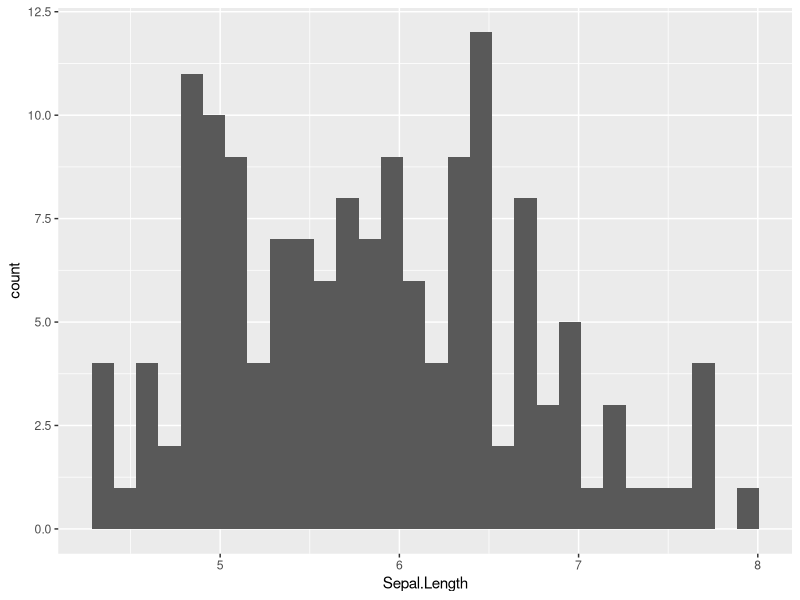
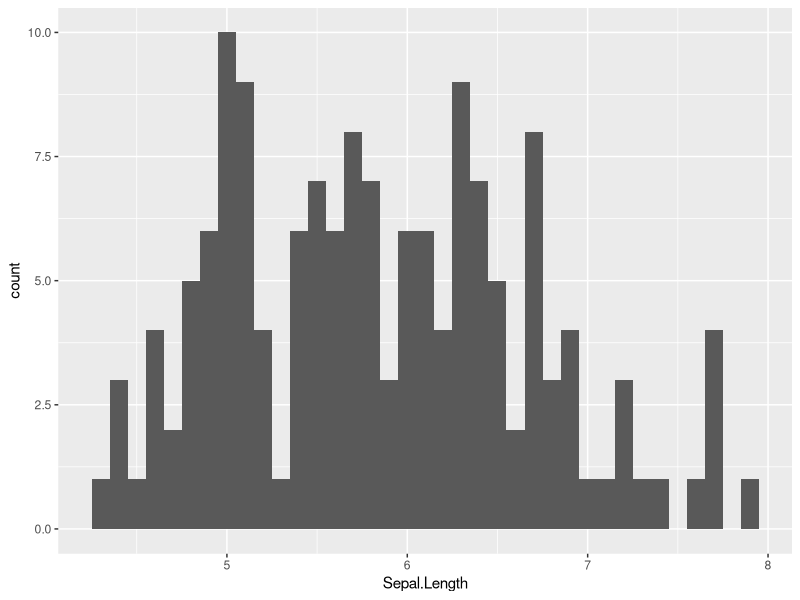
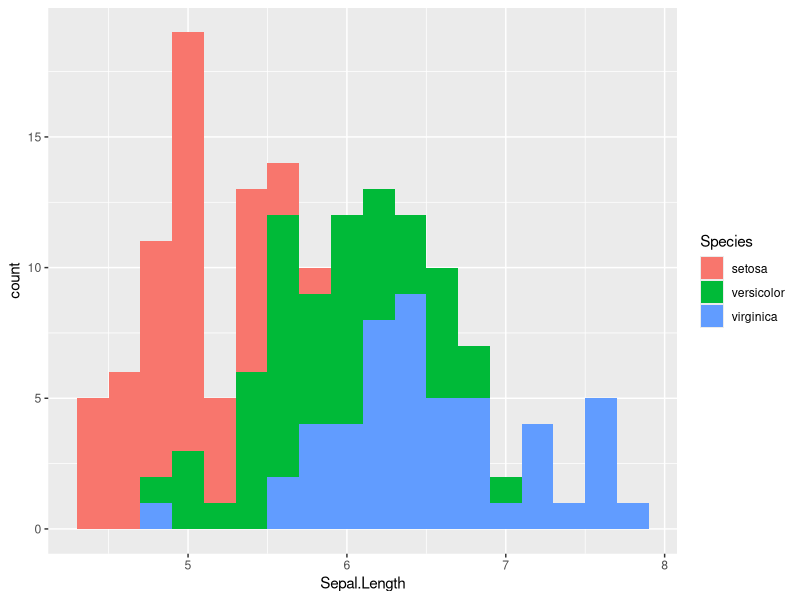
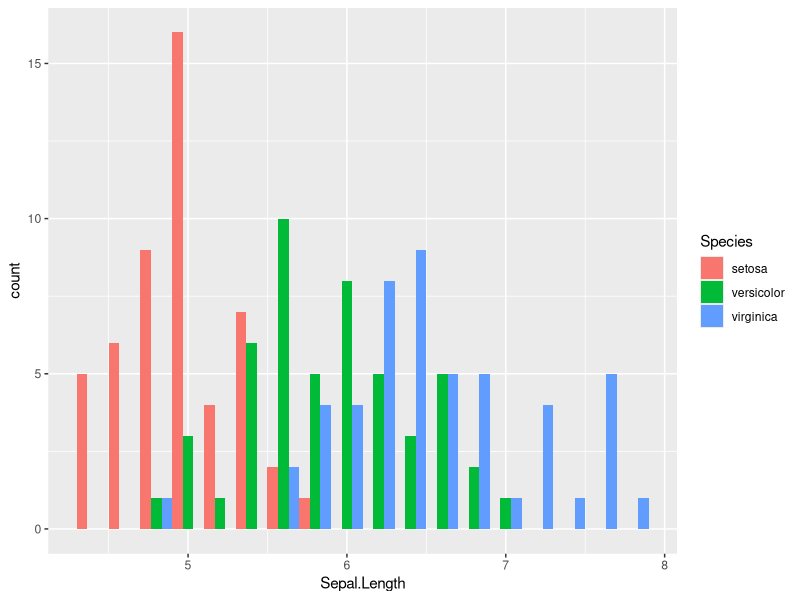
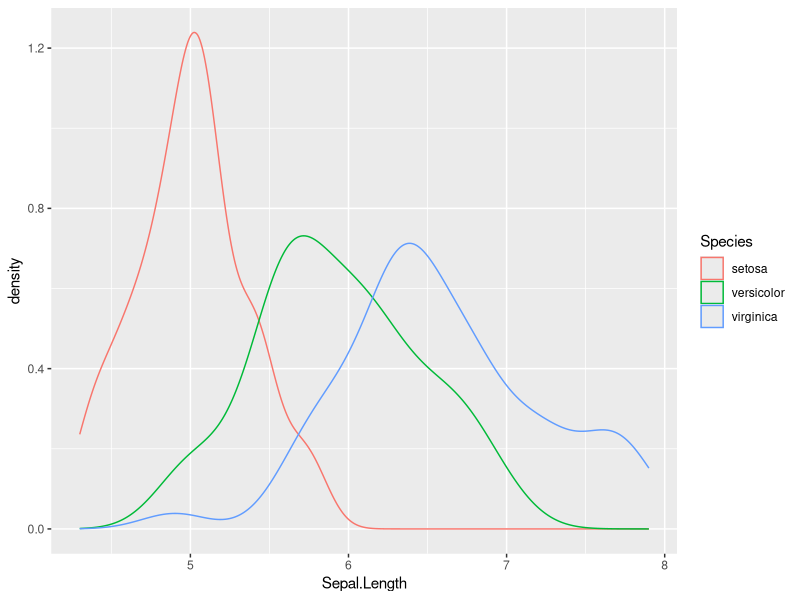
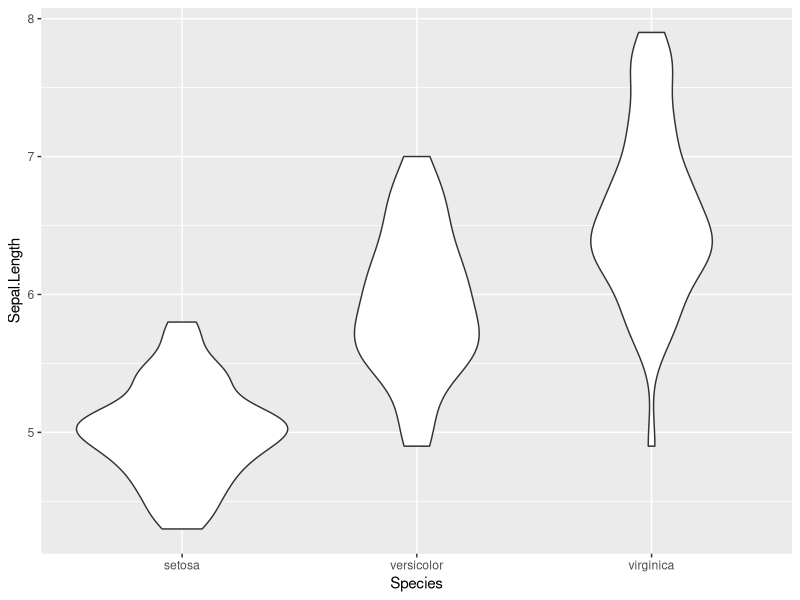
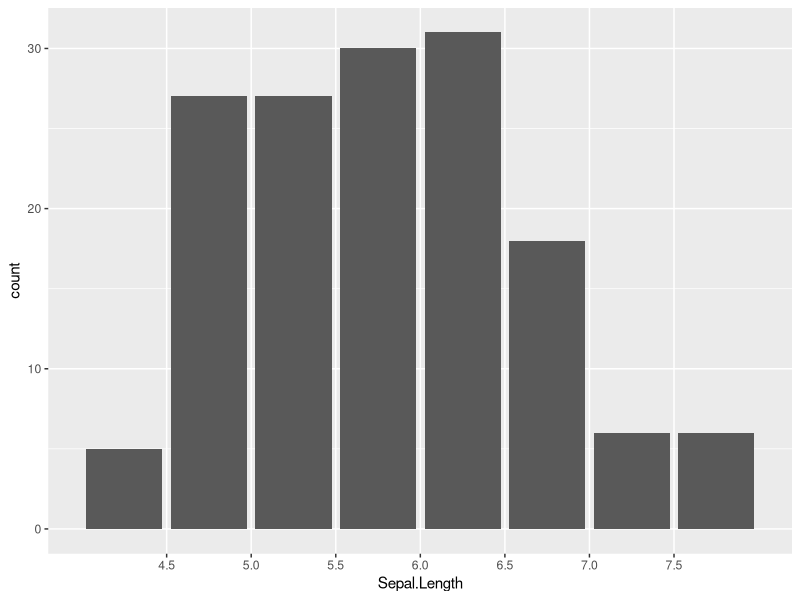
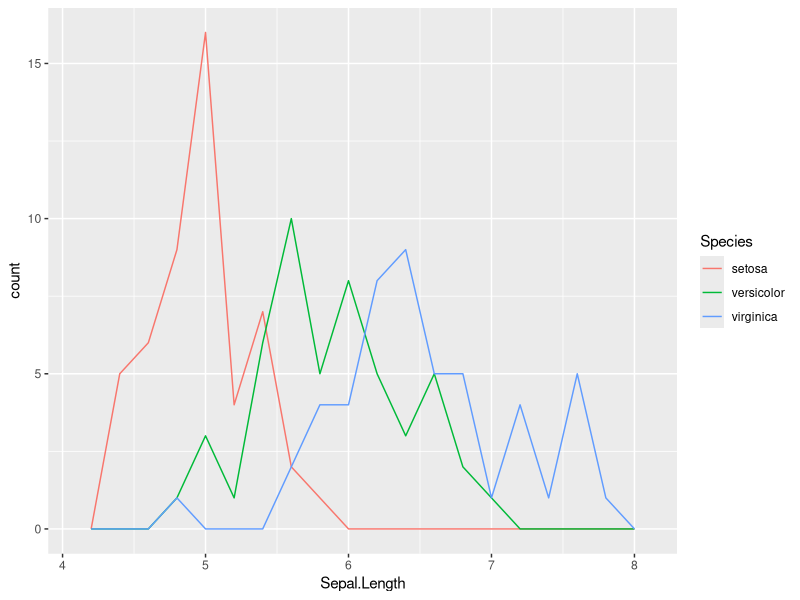

The R source for these figures, in order:
## ---- chunk 1

knitr::opts_chunk$set(
  class.output  = "bg-success",
  class.message = "bg-info text-info",
  class.warning = "bg-warning text-warning",
  class.error   = "bg-danger text-danger"
  )
## ---- chunk 2

usePackage <- function(p)   
{ 
  if (!is.element(p, installed.packages()[,1])) 
    install.packages(p, dep = TRUE, repos="https://cloud.r-project.org/", lib=.libPaths()[1]) 
  require(p, character.only = TRUE) 
} 
  
usePackage("data.table")
usePackage("ggplot2")
usePackage("rdwd")

## ---- chunk 3
library("ggplot2")
library("data.table")

# Counts per 'bin' 
ggplot(data=iris, aes(x=Sepal.Length))+
  geom_histogram()

ggplot(data=iris, aes(x=Sepal.Length))+
  geom_histogram(binwidth=0.1)

ggplot(data=iris, aes(x=Sepal.Length))+
  geom_histogram(binwidth=0.2, aes(fill=Species))

ggplot(data=iris, aes(x=Sepal.Length))+
  geom_histogram(binwidth=0.2, aes(fill=Species), position="dodge")


# Smoothed 'Histogram'
ggplot(data=iris, aes(x=Sepal.Length,color=Species))+
  geom_density()

# Rotated Density
ggplot(data=iris, aes(x=Species,y=Sepal.Length))+
  geom_violin()


# Alternative histogram code
ggplot(data=iris, aes(x=Sepal.Length))+
  geom_bar()+
  scale_x_binned()

# Alternative: frequency polygons
ggplot(data=iris, aes(x=Sepal.Length, color=Species))+
  geom_freqpoly(binwidth=0.2)


## ---- chunk 4

ggplot(data=iris, aes(x=Species))+
  geom_bar()

ggplot(data=iris, aes(x=as.character(Species)))+
  geom_bar()

## ---- chunk 5

# original
ggplot(data=iris, aes(x=Petal.Length,y=Petal.Width))+
  geom_point()

# counts
ggplot(data=iris, aes(x=Petal.Length,y=Petal.Width))+
  geom_count()


## ---- chunk 6

ggplot(data=iris, aes(x=Species,y=Petal.Width))+
  geom_boxplot()

ggplot(data=iris, aes(x=Species,y=Petal.Width))+
  geom_count()

ggplot(data=iris, aes(x=Species,y=Petal.Width))+
  geom_violin()

ggplot(data=iris, aes(x=Species,y=Petal.Width))+
  geom_violin(draw_quantiles=c(0.25,0.5,0.75))



## ---- chunk 7

# load packages
# library("rdwd")
# to update to latest version
# updateRdwd() 

##########################################################################################
# DO NOT EXECUTE CODE IN BINDER !
##########################################################################################
# #Select data from the DWD CDC FTP Server
# #set current=TRUE - to check current FTP Server Index to gather up-to-date file information
# link <- selectDWD("Geisenheim", res="daily", var="kl", per="recent", current=FALSE)
# #Download data from the DWD CDC FTP Server
# file <- dataDWD(link, read=FALSE, dir="DWDdata", quiet=TRUE, force=NA)
# #Process data from the DWD CDC FTP Server to a data.frame
# clim <- readDWD(file, varnames=TRUE, fread=TRUE)

# # Write out for students 
# fwrite(clim,"clim_DWD_Geisenheim_current.csv")
##########################################################################################
# Read file (for BINDER USERS)
##########################################################################################
clim <- fread("clim_DWD_Geisenheim_current.csv")
##########################################################################################

str(clim)

summary(clim)

#MESS_DATUM  = Measurement Date
#TMK.Lufttemperatur = Daily Mean Air Temperature 2 m above ground 

# Time frame [first and last value of 'MESS_DATUM']
clim[c(1,nrow(clim)),"MESS_DATUM"]

# Scatterplot air temperature over time

ggplot(data=clim, aes(x=MESS_DATUM, y=TMK.Lufttemperatur))+
  geom_point()

# Line plot

ggplot(data=clim, aes(x=MESS_DATUM, y=TMK.Lufttemperatur))+
  geom_line()


# Missing data 
nrow(clim)

ggplot(data=clim[-c(100:150),], aes(x=MESS_DATUM, y=TMK.Lufttemperatur))+
  geom_point()

# not do
ggplot(data=clim[-c(100:150),], aes(x=MESS_DATUM, y=TMK.Lufttemperatur))+
  geom_line()

# combine plots
ggplot(data=clim[-c(100:150),], aes(x=MESS_DATUM, y=TMK.Lufttemperatur))+
  geom_point()+
  geom_line()  


## ---- chunk 8

sessionInfo()

